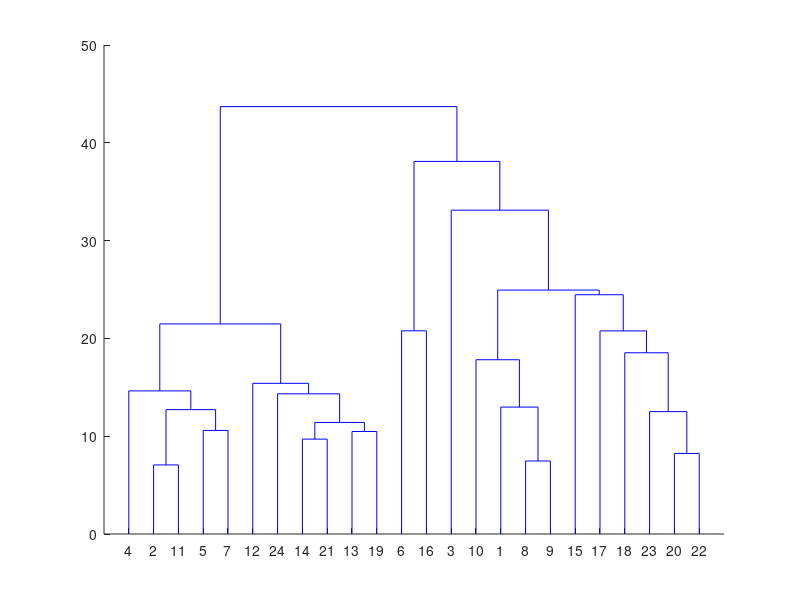

MATLAB code for this plot: (Note: this script raises an error after producing the figure.)
%% reset
clear all
clc
load distmtx.mat
load urls
threshold = 2;

threshold = threshold + 1;
%% get distant matrix
% convert back to the format that linkage can process
[numNode, ~] = size(distmtx);
distmtx = squareform(distmtx);

% construct the hierarchical cluster tree
Z = linkage(distmtx, 'average');
dendrogram(Z,0)

%% initialize cluster array
% Initialize the cluster array
cluster_arr(1,numNode) = Cluster(0,0,0);
for i=1:numNode
   cluster_arr(i).cluster_id = i;
   cluster_arr(i).member_id = i;
   cluster_arr(i).valid = 1;
end


%% loop to get the result
ii=1;
top_idx = numNode;
max_dist = 0;

[~,sizeC] = size(cluster_arr);
while sizeC >= threshold
    T = Z(ii,:);
    top_idx = top_idx + 1;
    
    if T(3) > max_dist
       max_dist = T(3); 
    end
    % pop
    clusterA = cluster_arr(T(1));
    clusterB = cluster_arr(T(2));
    cluster_arr(T(1)).valid = 0;
    cluster_arr(T(2)).valid = 0;
    
    if clusterA.valid ==0 || clusterB.valid==0
        fprintf('this is bull shit');
        break;
    end
    
    % merge
    temp_cluster = Cluster(top_idx, [clusterA.member_id, clusterB.member_id], 1);
    
    % push
    cluster_arr(end+1) = temp_cluster;
    
    % indexing
    sizeC = sizeC - 1;
    ii = ii + 1;
end

%% output labeled data
label = 1;
[~,sizeC] = size(cluster_arr);
fileID = fopen('../label','w');
for ii=1:sizeC
   if cluster_arr(ii).valid
       member_list = cluster_arr(ii).member_id;
       [~,length] = size(member_list);
       for jj=1:length
           fprintf(fileID, '%s %d ', strtrim( urls(member_list(jj),:) ), label);
       end
       label = label + 1;
   end
end
fclose(fileID)


%% plot the result
dendrogram(Z,0)
hold on
a = xlim;
plot([a(1),a(2)],[max_dist,max_dist],'r-')
title('Dendrogram');
hold off
